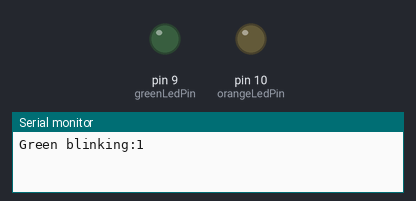
Recording of a sketch running on a simulated Arduino Uno, built with avr-gcc and run on an emulated ATmega328P. Shown: output pins drawn as LEDs (lit = HIGH), the last lines printed to the serial monitor.

Above: at 0.5 s.
At 2.05 s:
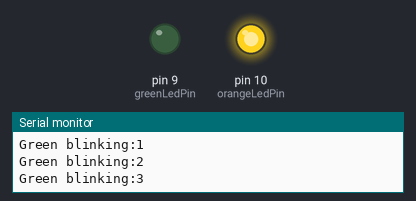
At 5.05 s:
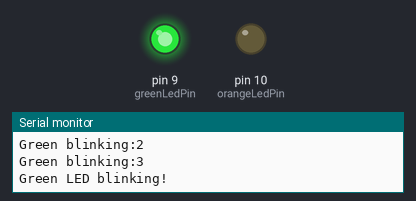
Timing chart, 0 to 7.8 s (numbered marks = the images above):
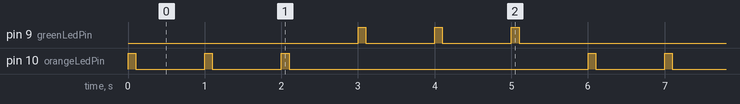

Measured:
- by itself, pin 9 (greenLedPin), pin 10 (orangeLedPin): repeats every 6.0 s: 2 × (LOW 0.90 s, HIGH 0.10 s), LOW 3.9 s, HIGH 0.10 s
- by itself, everything shown: repeats every 6.0 s, in 12 steps

The sketch:

_2_doubleBink.ino
```cpp
//init. & dec. t all here, to modify anything fom here;

//dec. pins
int orangeLedPin = 10;
int greenLedPin =  9;

//init. on\off time
int orangeOnTime = 100;
int orangeOffTime = 900;
int greenOnTime = 100;
int greenOffTime = 900;

//LEDs blinking number of times
int orangeNumber = 3;
int greenNumber = 3;

void setup() {
  //baud pace init. for serial printing
  //setup both pim as output
  Serial.begin(115200);
  pinMode(orangeLedPin, OUTPUT);
  pinMode(greenLedPin, OUTPUT);
}

void loop() {
  //blinking LEDs for specific numbers of time

  //orange led section
  for(int i = 1; i <= orangeNumber; i++)
  {
    //printing
    Serial.print("Green blinking:");
    Serial.println(i);

    //on/off -> time
    digitalWrite(orangeLedPin, HIGH); // on
    delay(orangeOnTime); // on time
    digitalWrite(orangeLedPin, LOW); //off
    delay(orangeOffTime); //off time
  }
  Serial.println(""); //print for separation

  //Green LED section
  Serial.println("Green LED blinking!");
  for(int i = 1; i <= greenNumber; i++)
  {
    digitalWrite(greenLedPin,HIGH); //on
    delay(greenOnTime); //ON TIME
    digitalWrite(greenLedPin, LOW); //off
    delay(greenOffTime); //OFF TIME
  }
}
```
